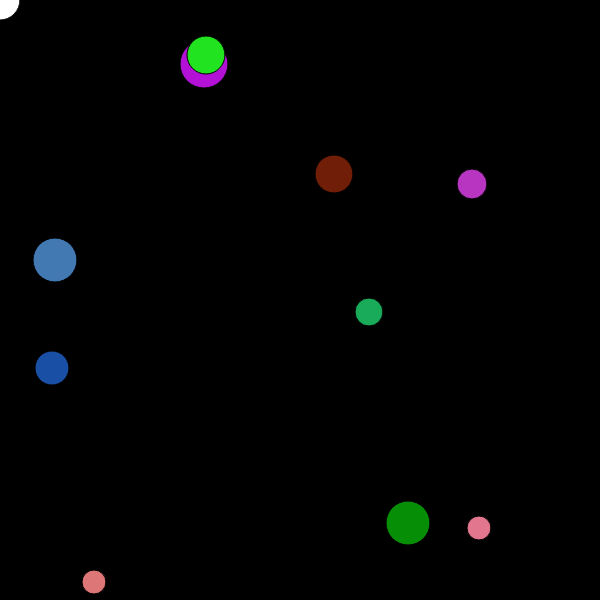
Frame 1 (no input)
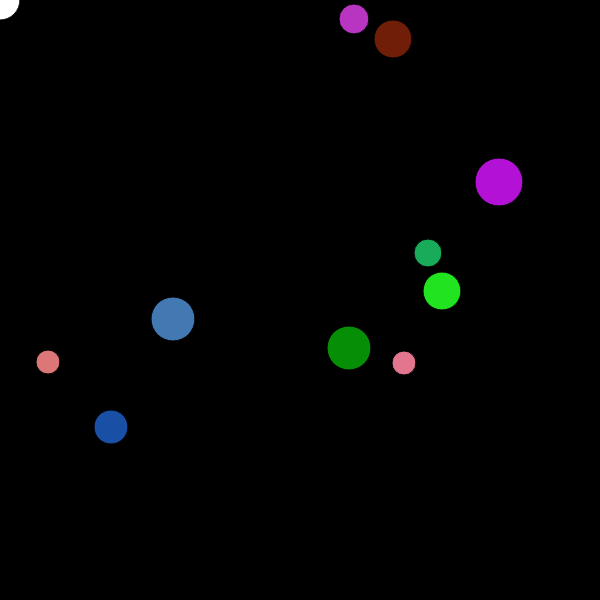
Frame 60 (no input)
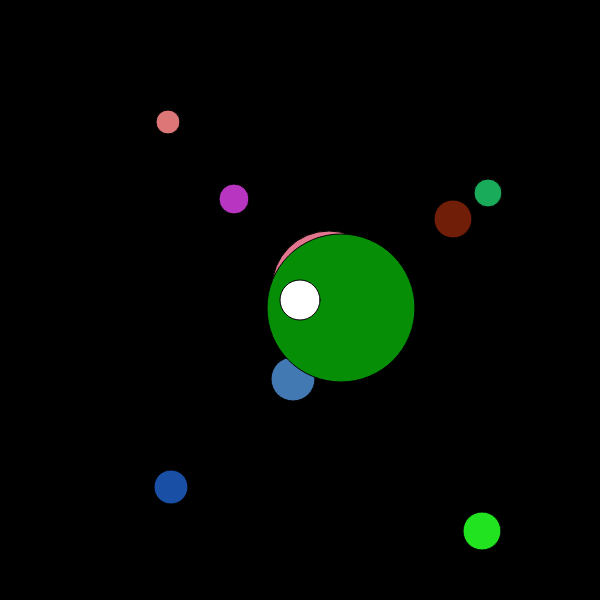
Frame 120 (the mouse pressed at the canvas centre since frame 60)

The p5.js sketch that drew these frames (run headless with seeded random() and noise() and a simulated clock; from frame 60 on, the mouse is pressed at the canvas centre):

// p5.js sketch
// ── sketch.js
var MAX_SIZE = 100;
var MIN_SIZE = 10;
var MOVING = 0;
var GROWING = 1;
var SHRINKING = 2;
var STOPPED = 3;
var DEAD = 4;

var balls;
var player;

function setup() {
  createCanvas(600, 600);
  frameRate(60);

  player = new Ball(false, mouseX, mouseY, 0, 0, 20, 255);
  balls = new Array(10);
  for (var i=0; i<balls.length; i++) {
    balls[i] = new Ball(true);
  }
}

function draw() {
  background(0);

  for (var i=0; i<balls.length; i++) {
    balls[i].display();
    if (balls[i].state != STOPPED) {
      if (player.detect(balls[i])) {
        balls[i].collideState();
      } else {
        balls[i].changeState(MOVING);
      }
    }
    balls[i].act();
  }

  player.display();
  player.cx = mouseX;
  player.cy = mouseY;
}

function updateState(state) {
  for (var i=0; i<balls.length; i++) {
    balls[i].changeState(state);
  }
}

function keyPressed() {
  if (key == 's') {
    updateState(STOPPED);
  }
  else if (key == 'm') {
    updateState(MOVING);
  }
}




class Ball {

  constructor(randBall, x, y, xv, yv, r, f) {
    if (randBall) {
      this.c = color(random(256), random(256), random(256));
      this.radius = int(random(10, 26));
      this.cx = int(random(this.radius, width-this.radius));
      this.cy = int(random(this.radius, height-this.radius));
      this.xVel= int(random(-5, 5));
      if (this.xVel == 0) {
        this.xVel = 5;
      }
      this.yVel = int(random(-5, 5));
      if (this.yVel == 0) {
        this.yVel = 5;
      }
    }
    else {
      this.cx = x;
      this.cy = y;
      this.xVel = xv;
      this.yVel = yv;
      this.radius = r;
      this.c = color(f);
    }
    this.state = MOVING;
  } //constructor


  move() {
    if (this.cx <= this.radius || this.cx >= (width-this.radius)) {
      this.xVel *= -1;
    }
    if ( this.cy <= this.radius ||
      this.cy > (height-this.radius)) {
      this.yVel *= -1;
    }
    this.cx+= this.xVel;
    this.cy+= this.yVel;
  }

  detect(other) {
    var d = dist(this.cx, this.cy, other.cx, other.cy);
    d = d - (this.radius + other.radius);
    return d <= 0;
  }

  display() {
    fill(this.c);
    circle(this.cx, this.cy, this.radius*2);
  }


  changeState (newState) {
    if (this.state != DEAD) {
      this.state = newState;
    }
  }

  collideState() {
    if (this.state != DEAD) {
      if (this.state != SHRINKING ) {
        if (this.radius <= MAX_SIZE ) {
          this.state = GROWING;
        } else {
          this.state = SHRINKING;
        }
      } else {
        if (this.radius >= MIN_SIZE) {
          this.state = SHRINKING;
        } else {
          this.state = DEAD;
        }
      }
    }
  }

  act() {
    if (this.state == MOVING) {
      this.move();
    } else if (this.state == GROWING) {
      this.radius++;
    } else if (this.state == SHRINKING) {
      this.radius--;
    }
  }
}
